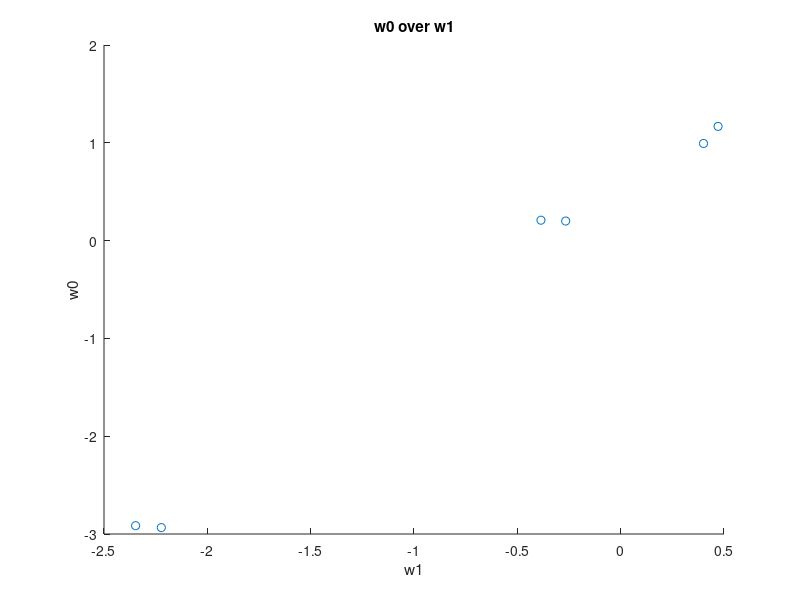
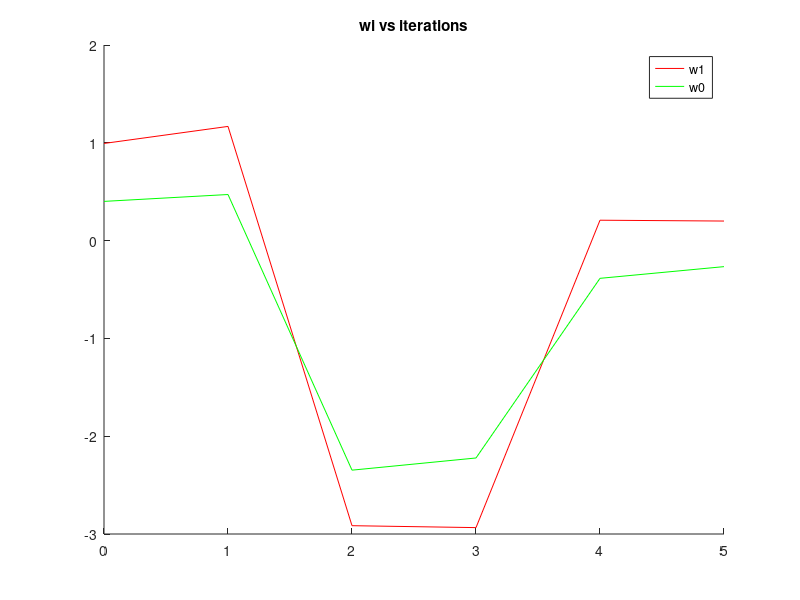

Write the MATLAB code that produced these figures, in order.

% a)
close all;
% Constants
maxIter = 6;

% dataset
x = [-1,0.3,2]';
t = [-0.1,0.5,0.5]';

X = zeros(2,3);
X(1,:) = 1;
X(2,:) = x(:);
% learning rate
eta = zeros(maxIter+1,1);
w = zeros(2,maxIter+1);
g = zeros(2,maxIter+1);
w(1,1) = rand(1);
w(2,1) = rand(1);
d = w;
g = -w;
iter = 1;
H = X*X';
b = -X*t;

for iter = 1 : maxIter
    
    eta(iter) = (d(:,iter)'* g(:,iter)) / ((g(:,iter)'*H*g(:,iter)));
    
    w(:,iter+1) = w(:,iter) - eta(iter) * d(:,iter);
    
    g(:,iter+1) = H * w(:,iter+1) + b;
    
    beta = -(g(:,iter+1)'*g(iter+1)) / (g(:,iter)'*g(:,iter));
    
    d(:,iter+1) = g(:,iter+1) + beta * d(:,iter);


end


figure;
scatter(w(1,1:maxIter),w(2,1:maxIter));
title('w0 over w1');
xlabel('w1');
ylabel('w0');

figure;
hold on;
plot((0:maxIter-1),w(2,1:maxIter),'r');
plot((0:maxIter-1),w(1,1:maxIter),'g');
title('wi vs iterations');
legend('w1','w0');
hold off;
